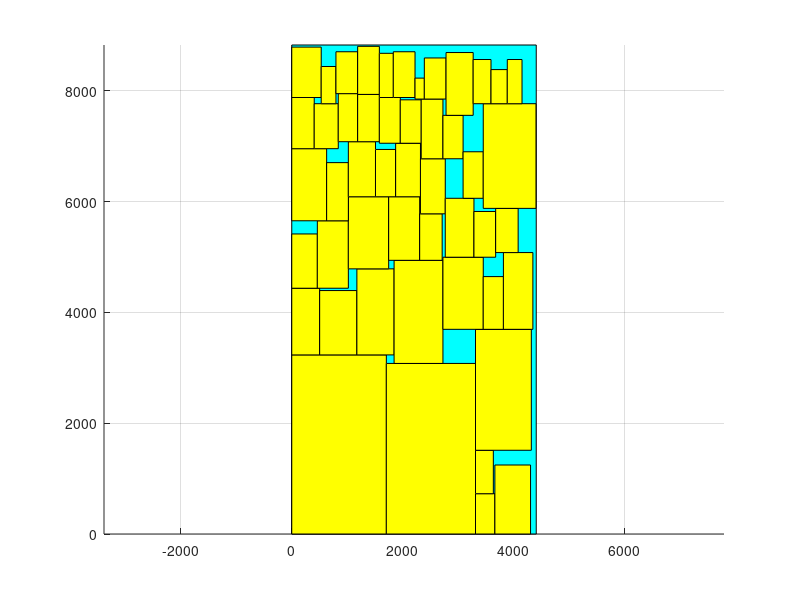

The MATLAB script that drew this image:
axis equal;
hold on;
grid on;
block_x=[0 0 4415 4415 0];
block_y=[0 8830 8830 0 0];
fill(block_x, block_y, 'c');
block_x=[0 0 1708 1708 0];
block_y=[0 3234 3234 0 0];
fill(block_x, block_y, 'y');
block_x=[1708 1708 3318 3318 1708];
block_y=[0 3080 3080 0 0];
fill(block_x, block_y, 'y');
block_x=[0 0 504 504 0];
block_y=[3234 4438 4438 3234 3234];
fill(block_x, block_y, 'y');
block_x=[3318 3318 3668 3668 3318];
block_y=[0 728 728 0 0];
fill(block_x, block_y, 'y');
block_x=[504 504 1176 1176 504];
block_y=[3234 4396 4396 3234 3234];
fill(block_x, block_y, 'y');
block_x=[0 0 462 462 0];
block_y=[4438 5418 5418 4438 4438];
fill(block_x, block_y, 'y');
block_x=[3668 3668 4312 4312 3668];
block_y=[0 1246 1246 0 0];
fill(block_x, block_y, 'y');
block_x=[3318 3318 3640 3640 3318];
block_y=[728 1512 1512 728 728];
fill(block_x, block_y, 'y');
block_x=[1176 1176 1848 1848 1176];
block_y=[3234 4788 4788 3234 3234];
fill(block_x, block_y, 'y');
block_x=[462 462 1022 1022 462];
block_y=[4438 5656 5656 4438 4438];
fill(block_x, block_y, 'y');
block_x=[0 0 630 630 0];
block_y=[5656 6958 6958 5656 5656];
fill(block_x, block_y, 'y');
block_x=[3318 3318 4326 4326 3318];
block_y=[1512 3696 3696 1512 1512];
fill(block_x, block_y, 'y');
block_x=[1848 1848 2730 2730 1848];
block_y=[3080 4942 4942 3080 3080];
fill(block_x, block_y, 'y');
block_x=[1022 1022 1750 1750 1022];
block_y=[4788 6090 6090 4788 4788];
fill(block_x, block_y, 'y');
block_x=[630 630 1022 1022 630];
block_y=[5656 6706 6706 5656 5656];
fill(block_x, block_y, 'y');
block_x=[0 0 406 406 0];
block_y=[6958 7882 7882 6958 6958];
fill(block_x, block_y, 'y');
block_x=[2730 2730 3458 3458 2730];
block_y=[3696 4998 4998 3696 3696];
fill(block_x, block_y, 'y');
block_x=[1750 1750 2310 2310 1750];
block_y=[4942 6090 6090 4942 4942];
fill(block_x, block_y, 'y');
block_x=[1022 1022 1512 1512 1022];
block_y=[6090 7084 7084 6090 6090];
fill(block_x, block_y, 'y');
block_x=[406 406 840 840 406];
block_y=[6958 7770 7770 6958 6958];
fill(block_x, block_y, 'y');
block_x=[0 0 532 532 0];
block_y=[7882 8792 8792 7882 7882];
fill(block_x, block_y, 'y');
block_x=[3458 3458 3822 3822 3458];
block_y=[3696 4648 4648 3696 3696];
fill(block_x, block_y, 'y');
block_x=[2310 2310 2716 2716 2310];
block_y=[4942 5782 5782 4942 4942];
fill(block_x, block_y, 'y');
block_x=[1512 1512 1876 1876 1512];
block_y=[6090 6944 6944 6090 6090];
fill(block_x, block_y, 'y');
block_x=[840 840 1190 1190 840];
block_y=[7084 7952 7952 7084 7084];
fill(block_x, block_y, 'y');
block_x=[532 532 798 798 532];
block_y=[7770 8442 8442 7770 7770];
fill(block_x, block_y, 'y');
block_x=[3822 3822 4354 4354 3822];
block_y=[3696 5082 5082 3696 3696];
fill(block_x, block_y, 'y');
block_x=[1876 1876 2324 2324 1876];
block_y=[6090 7056 7056 6090 6090];
fill(block_x, block_y, 'y');
block_x=[1190 1190 1582 1582 1190];
block_y=[7084 7938 7938 7084 7084];
fill(block_x, block_y, 'y');
block_x=[798 798 1190 1190 798];
block_y=[7952 8708 8708 7952 7952];
fill(block_x, block_y, 'y');
block_x=[2324 2324 2772 2772 2324];
block_y=[5782 6776 6776 5782 5782];
fill(block_x, block_y, 'y');
block_x=[1582 1582 1960 1960 1582];
block_y=[7056 7882 7882 7056 7056];
fill(block_x, block_y, 'y');
block_x=[1190 1190 1582 1582 1190];
block_y=[7938 8806 8806 7938 7938];
fill(block_x, block_y, 'y');
block_x=[2772 2772 3290 3290 2772];
block_y=[4998 6062 6062 4998 4998];
fill(block_x, block_y, 'y');
block_x=[1960 1960 2338 2338 1960];
block_y=[7056 7840 7840 7056 7056];
fill(block_x, block_y, 'y');
block_x=[1582 1582 1834 1834 1582];
block_y=[7882 8680 8680 7882 7882];
fill(block_x, block_y, 'y');
block_x=[3290 3290 3682 3682 3290];
block_y=[4998 5824 5824 4998 4998];
fill(block_x, block_y, 'y');
block_x=[2338 2338 2730 2730 2338];
block_y=[6776 7854 7854 6776 6776];
fill(block_x, block_y, 'y');
block_x=[1834 1834 2226 2226 1834];
block_y=[7882 8708 8708 7882 7882];
fill(block_x, block_y, 'y');
block_x=[3682 3682 4088 4088 3682];
block_y=[5082 5880 5880 5082 5082];
fill(block_x, block_y, 'y');
block_x=[2730 2730 3094 3094 2730];
block_y=[6776 7560 7560 6776 6776];
fill(block_x, block_y, 'y');
block_x=[2226 2226 2394 2394 2226];
block_y=[7854 8232 8232 7854 7854];
fill(block_x, block_y, 'y');
block_x=[3094 3094 3458 3458 3094];
block_y=[6062 6902 6902 6062 6062];
fill(block_x, block_y, 'y');
block_x=[2394 2394 2786 2786 2394];
block_y=[7854 8596 8596 7854 7854];
fill(block_x, block_y, 'y');
block_x=[3458 3458 4410 4410 3458];
block_y=[5880 7770 7770 5880 5880];
fill(block_x, block_y, 'y');
block_x=[2786 2786 3276 3276 2786];
block_y=[7560 8694 8694 7560 7560];
fill(block_x, block_y, 'y');
block_x=[3276 3276 3598 3598 3276];
block_y=[7770 8568 8568 7770 7770];
fill(block_x, block_y, 'y');
block_x=[3598 3598 3892 3892 3598];
block_y=[7770 8386 8386 7770 7770];
fill(block_x, block_y, 'y');
block_x=[3892 3892 4158 4158 3892];
block_y=[7770 8568 8568 7770 7770];
fill(block_x, block_y, 'y');
